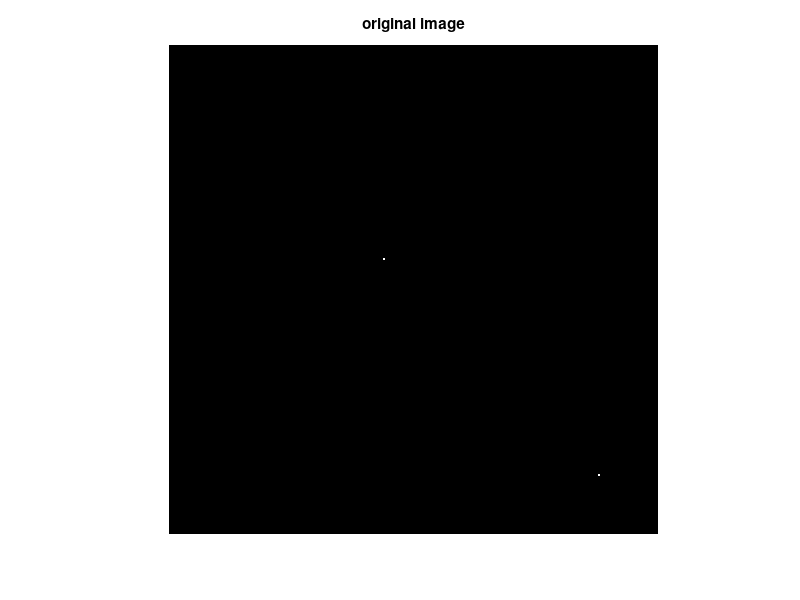

The MATLAB script that drew this image: (Note: this script raises an error after producing the figure.)

function white_pixel_test()
    img = single(zeros(227, 227, 3));
    img(100, 100, :) = 255.0; %one white pixel
    img(200, 200, :) = 255.0; %one white pixel

    figure(1)
    imshow(img);
    title('original image')

    AlexNet_setup();
    alexnet_desc{1} = AlexNet_descriptor(img); 

    figure(4)
    colormap(gray)
    %imagesc(sum(abs(alexnet_desc{1}), 3)')
    im = max(abs(alexnet_desc{1}), [], 3)';
    imagesc(log(im / max(im(:))))
    colorbar
    title('conv5 max')

%227x227, 1 window per batch.
function AlexNet_setup()
    %model_def_file = '../examples/imagenet_deploy.prototxt';
    model_def_file = '../../examples/imagenet_deploy_batchsize1_output_conv5.prototxt';
    %model_def_file = '../../examples/imagenet_deploy_batchsize1_output_pool2.prototxt';
    %model_def_file = '../../examples/imagenet_deploy_batchsize1_output_conv1.prototxt'; %227x227 -> 55x55
    %model_def_file = '../examples/imagenet_deploy_batchsize1_input_500x500_output_conv1.prototxt'; %500x500 -> 123x123 
    %model_def_file = '../../python/caffe/imagenet/imagenet_rcnn_batch_1_input_2000x2000_output_conv1.prototxt';
    model_file = '../../examples/alexnet_train_iter_470000';
    caffe('init', model_def_file, model_file);
    caffe('set_mode_gpu');

function desc = AlexNet_descriptor(myWindow)

    [h w d] = size(myWindow);
    %assert( (h==227) && (w==227) );

    % resize to fixed input size
    im = single(myWindow);
    im = imresize(im, [227 227], 'bilinear');
    %im = imresize(im, [500 500], 'nearest');
    %im = imresize(im, [2000 2000], 'nearest');
    % permute from RGB to BGR (IMAGE_MEAN is already BGR)
    im = im(:,:,[3 2 1]); % - IMAGE_MEAN;

%    im(:,:,1) = im(:,:,1) - 104.00; % B imagenet mean
%    im(:,:,2) = im(:,:,2) - 116.66; % G
%    im(:,:,3) = im(:,:,3) - 122.67; % R
    im = permute(im, [2,1,3]); %[h w d] -> [d h w]

    scores = caffe('forward', {im});
    desc = reshape(scores{1}, [13 13 256]); %conv5
    %desc = reshape(scores{1}, [55 55 96]); %conv1
    %desc = reshape(scores{1}, [123 123 96]); %conv1, with 500x500
    %desc = reshape(scores{1}, [498 498 96]); %conv1, with 2000x2000
    

